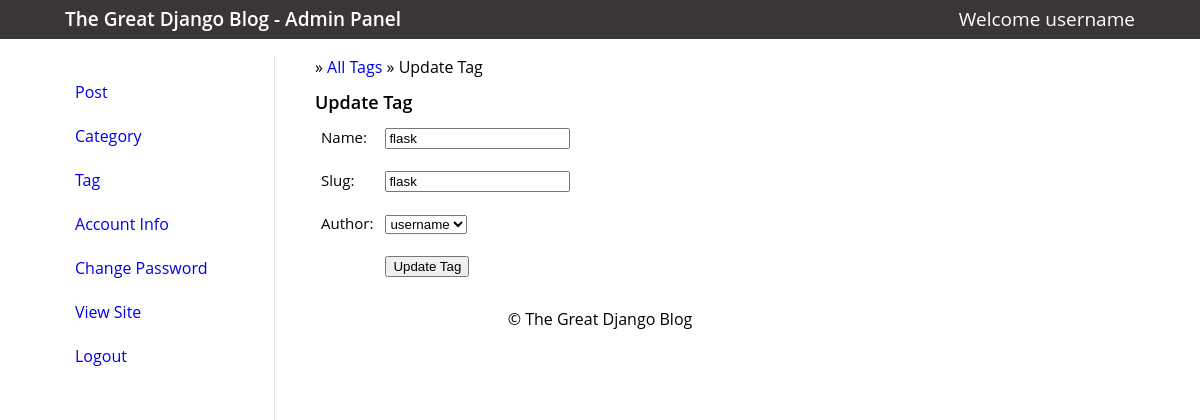
/cadmin/tag/update/2/ (signed in), run on the app's committed database.
### myapp/models.py (models this page shows, shortened)
class Tag(models.Model):
	name = models.CharField(max_length=100, unique=True)
	slug = models.SlugField(max_length=100, unique=True)
	author = models.ForeignKey(Author)

### cadmin/views.py (the view)
# urls.py: url(r'^tag/update/(?P<pk>[\d]+)/$', views.tag_update, name='tag_update'),
@login_required
def tag_update(request, pk):
	tag = get_object_or_404(Tag, pk=pk)
	if request.method == "POST":
		f = TagForm(request.POST, instance=tag)
		if f.is_valid():
			if request.POST.get('author') == "" and request.user.is_superuser:
				updated_tag = f.save(commit=False)
				author = Author.objects.get(user__username='staff')
				updated_tag.author = author
				updated_tag.save()
			elif request.POST.get('author') and request.user.is_superuser:
				updated_tag = f.save()
			else:
				updated_tag = f.save(commit=False)
				updated_tag.author = Author.objects.get(user__username=request.user.username)
				updated_tag.save()
			messages.add_message(request, messages.INFO, 'Tag updated')
			return redirect(reverse('tag_update', args=[tag.id]))
	else:
		f = TagForm(instance=tag)
	return render(request, 'cadmin/tag_update.html', {'form': f, 'tag': tag})

### myapp/forms.py (shortened to what this page needs)
class TagForm(forms.ModelForm):
	author = forms.ModelChoiceField(queryset=Author.objects.all(), required=False)
	class Meta:
		model = Tag
		fields = '__all__'

### myapp/models.py (called while the page is built)
	def __str__(self):
		return self.user.username

### cadmin/templates/cadmin/tag_update.html (shortened to what this page needs)
{% extends "cadmin/base_admin.html" %}
{% block main %}
    <div class="main">
        <p>&#187; <a href="{% url 'tag_list' %}">All Tags</a> &#187; Update Tag</p>
        <h3>Update Tag</h3>
        <form action="" method="post">
            <table>
            <tr>
                <td>{{ form.name.label_tag }}</td>
                <td>
                    {{ form.name }}
                </td>
            </tr>
            <tr>
                <td>{{ form.slug.label_tag }}</td>
                <td>
                    {{ form.slug }}
                </td>
            </tr>
            {% if request.user.is_superuser %}
                <tr>
                    <td>{{ form.author.label_tag }}</td>
                    <td>
                        {{ form.author }}
                    </td>
                </tr>
            {% endif %}
            <tr>
                <td></td>
                <td><input type="submit" value="Update Tag"></td>
            </tr>
            </table>
        </form>
    </div>
{% endblock %}

### cadmin/templates/cadmin/base_admin.html
{% extends "cadmin/base.html" %}
{% block content %}
	<div class="header">
		<div class="section-inner clearfix">
			<h2 class="title">
				<a href="{% url 'post_list' %}">The Great Django Blog - Admin Panel</a>
			</h2>
			<div class="user-welcome">
				<p>Welcome {{ request.user.username }}</p>
			</div>
		</div>
	</div>
	<div class="content">
		<div class="section-inner">
			<div class="sidebar">
				<ul>
					<li><a href="{% url 'post_list' %}">Post</a></li>
					<li><a href="{% url 'category_list' %}">Category</a></li>
					<li><a href="{% url 'tag_list' %}">Tag</a></li>
					<li><a href="{% url 'account_info' %}">Account Info</a></li>
					<li><a href="{% url 'password_change' %}">Change Password</a></li>
					<li><a target="_blank" href="{{ request.scheme }}://{{ request.get_host }}">View Site</a></li>
					<li><a href="{% url 'logout' %}">Logout</a></li>
				</ul>
			</div>
			{% block main %}
			{% endblock %}
		</div>
	</div>
{% endblock %}

### cadmin/static/cadmin/css/style.css (style rules this page uses)
html, body, div, span, object, iframe, h1, h2, h3, h4, h5, h6, p, blockquote, pre, a, abbr, acronym, address, big, cite, code, del, dfn, em, img, ins, kbd, q, s, samp,small, strike, strong, sub, sup, tt, var, b, u, i, center, dl, dt, dd, ol, ul, li, fieldset, form, label, legend, table, caption, tbody, tfoot, thead, tr, th, td, article, aside, canvas, details, embed, figure, figcaption, footer, header, hgroup, menu, nav, output, ruby, section, summary, time, mark, audio, video { margin: 0; padding: 0; border: 0; font-size: 100%; vertical-align: baseline; }
body { line-height: 1.2; }
ul { padding-left: 1.4em; list-style: square; }
table { border-collapse: collapse; border-spacing: 0; }
body { font-family: 'Open Sans', sans-serif; font-size: 62.5%; line-height: 1.5; margin: 0 0; }
* { box-sizing: border-box; }
h2 { font-size: 19px; font-weight: 600; margin: 10px 0; }
h3 { font-size: 18px; font-weight: 600; }
p { margin: 10px 0px; font-size: 16px; line-height: 1.5em; }
a { text-decoration: none; }
div.section-inner { max-width: 1100px; padding: 0 15px; margin: 0 auto; }
.clearfix:after { content: ""; display: block; clear: both; }
td { padding: 2px; }
.header p { margin: 0; }
.header h2 { float: left; }
.header .user-welcome p { float: right; font-size: 19px; color: #fff; }
.header { background-color: #3a3636; padding: 5px 0; }
.header h2 { margin: 0; color: #fff; }
.sidebar ul { padding: 0; list-style-type: none; border: 1px solid; padding: 14px 9px; color: #fff; }
.sidebar ul a { display: inline-block; width: 100%; line-height: 1.5; padding: 10px 0; }
.sidebar { position: fixed; width: 210px; height: calc(100% - 113px); overflow: auto; font-size: 16px; overflow-x: hidden; color: #000; border-right: 1px solid #e3e3e3; }
.sidebar ul { list-style-type: none; }
.content { margin-top: 16px; }
.main { margin-left: 250px; font-size: 16px; }
table { border-collapse: collapse; font-size: 15px; margin-bottom: 20px; }
table, th, td { padding: 10px 6px; }
.header a { color: #fff; }

### data on the page
Tag: name "flask", slug "flask", author "username"

### other printed values
{{ request.user.username }} "username"
